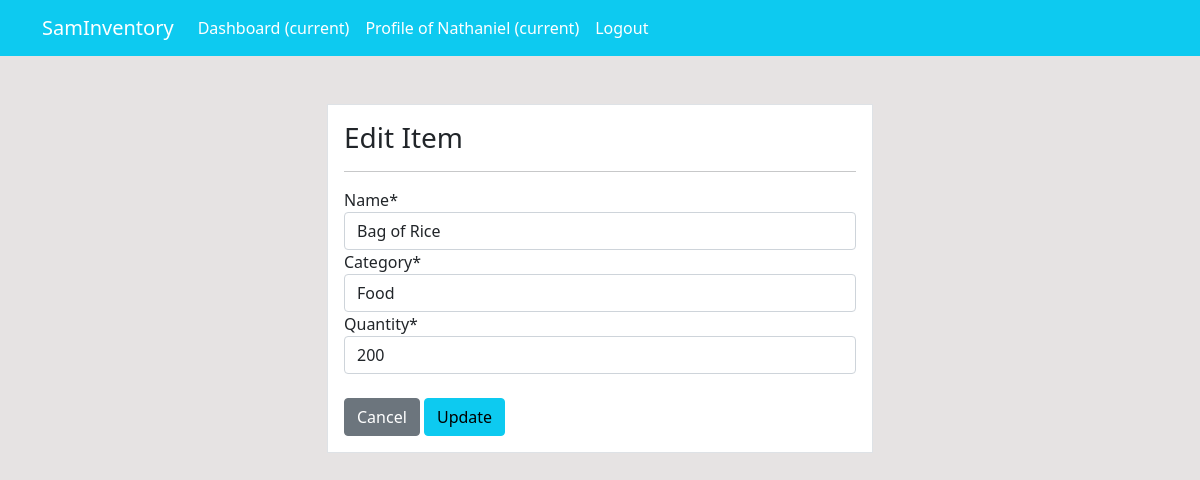
The app's page /product/update/2/ (signed in) with its own data.
### dashboard/models.py (models this page shows, shortened)
class Product(models.Model):
    name = models.CharField(max_length=100, null=True)
    category = models.CharField(max_length=20, choices=CATEGORY, null=True)
    quantity = models.PositiveIntegerField(null=True)

### dashboard/views.py (the view)
# urls.py: path('product/update/<int:pk>/', views.product_update, name="dashboard-product-update"),
@login_required(login_url='user-login')
def product_update(request, pk):
    item = Product.objects.get(id=pk)
    if request.method == 'POST':
        form = ProductForm(request.POST, instance=item)
        if form.is_valid():
            form.save()
            return redirect('dashboard-product')
    else:
        form = ProductForm(instance=item)
    context = {
        'form': form,
    }
    return render(request, 'dashboard/product_update.html', context)

### dashboard/forms.py
class ProductForm(forms.ModelForm):
    class Meta:
        model = Product
        fields = ['name', 'category', 'quantity']

### templates/dashboard/product_update.html (shortened to what this page needs)
{% extends "partials/base.html" %}
{% load crispy_forms_tags %}
{% block content %}
<div class="container">
    <div class="row mt-5">
        <div class="col-md-6 offset-md-3">
            <div class="border bg-white p-3">
                <div>
                <h3>Edit Item</h3>
                <hr>
                </div>
                <form action="" method="POST">
                    {{form|crispy}}
                    <br>
                    <a class="btn btn-secondary" href="{% url 'dashboard-product' %}">Cancel</a>
                    <input class="btn btn-info" type="submit" value="Update">
                </form>
            </div>
        </div>
    </div>
</div>
{% endblock %}

### templates/partials/nav.html (shortened to what this page needs)
<nav class="navbar navbar-expand-lg navbar-info bg-info">
    {% if user.is_authenticated %}
    <div class="container">
        <a class="navbar-brand text-white" href="{% url 'dashboard-index' %}">SamInventory</a>
        <div class="collapse navbar-collapse" id="navbarSupportedContent">
            <ul class="navbar-nav mr-auto">
                <li class="nav-item active">
                    <a class="nav-link text-white" href="{% url 'dashboard-index' %}">Dashboard <span
                            class="sr-only">(current)</span></a>
                </li>
            </ul>
            <ul class="navbar-nav ml-auto">
                <li class="nav-item active">
                    <a class="nav-link text-white" href="{% url 'user-profile' %}">Profile of {{user.username}} <span
                            class="sr-only">(current)</span></a>
                </li>
                <li class="nav-item">
                    <a class="nav-link text-white" href="{% url 'user-logout' %}">Logout</a>
                </li>
            </ul>
            {% endif %}
        </div>
    </div>
</nav>

### static/assets/css/style.css (style rules this page uses)
body { background: rgb(230, 227, 227); }

### records on screen
Product: name "Bag of Rice", category "Food", quantity "200"

### other values on screen
{{ user.username }} "Nathaniel"
